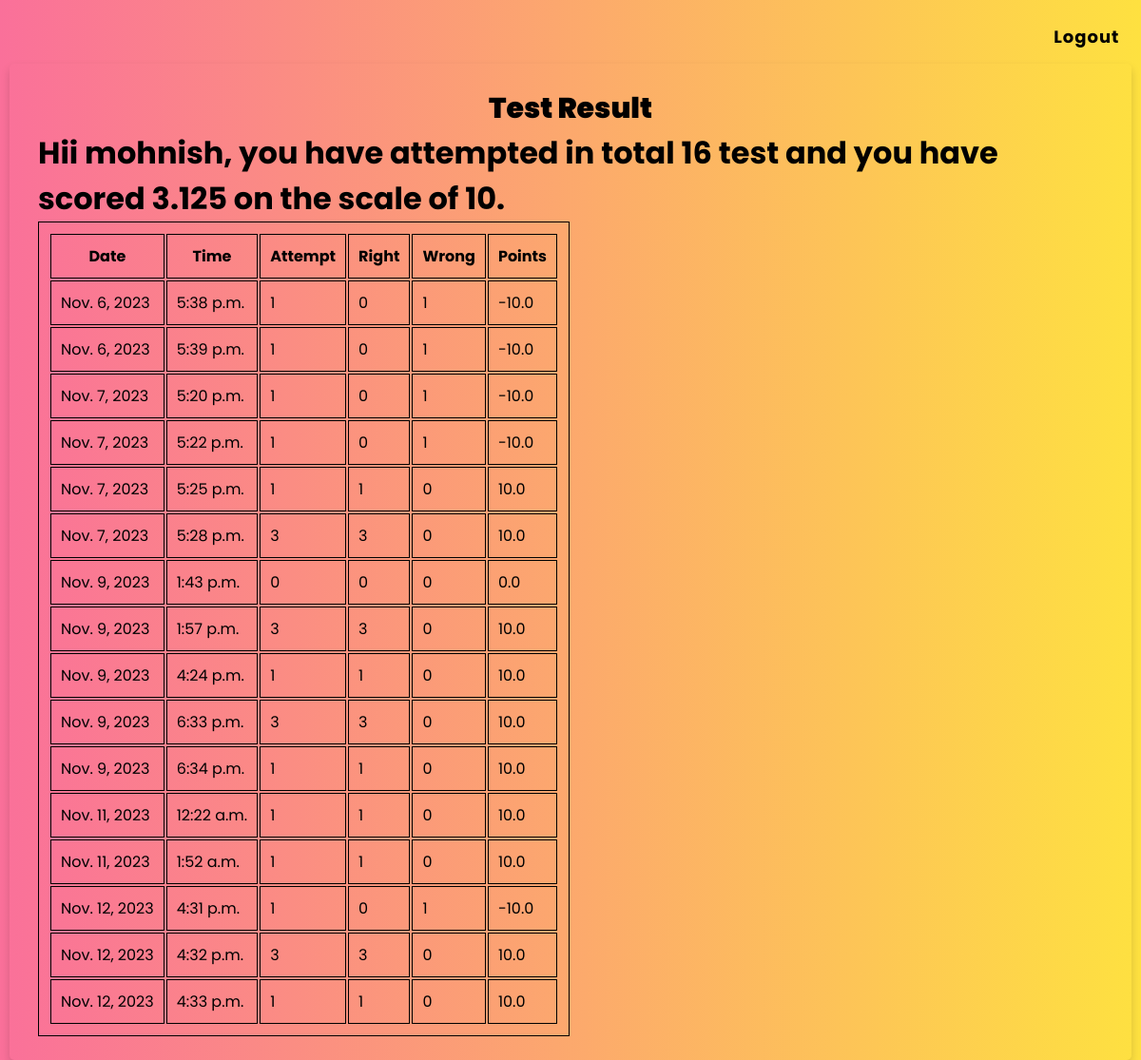
Page /OTS/test-history (signed in) on the committed database.
### OTS/models.py (models this page shows)
class Candidate(models.Model):
    username = models.CharField(primary_key=True, max_length=20)
    password = models.CharField(null=False, max_length=20)
    name = models.CharField(null=False, max_length=30)
    test_attempted = models.IntegerField(default=0)
    points = models.FloatField(default=0.0)

class Result(models.Model):
    result_id = models.BigAutoField(primary_key=True, auto_created=True)
    username = models.ForeignKey(Candidate, on_delete=models.CASCADE)
    date = models.DateField(auto_now=True)
    time = models.TimeField(auto_now=True)
    attempts = models.IntegerField()
    right = models.IntegerField()
    wrong = models.IntegerField()
    points = models.FloatField()

### OTS/views.py (the view)
# urls.py: path("test-history", testResultHistory, name="testhistory"),
def testResultHistory(request):
    if "name" not in request.session.keys():
        res = HttpResponseRedirect("login")
    candidate = Candidate.objects.filter(username=request.session["username"])
    results = Result.objects.filter(username_id=candidate[0].username)
    context = {"candidate": candidate[0], "results": results}
    res = render(request, "candidate_history.html", context)
    return res

### OTS/templates/candidate_history.html (shortened to what this page needs)
<!DOCTYPE html>
{% load static %}
<html lang="en">
<head>
    <link rel="stylesheet" href="{% static 'History.css' %}">
</head>
<body>
    <div class="logout">
        <a href="{% url 'OTS:logout' %}" target="_blank"><button type="button">Logout</button></a>
    </div>
    <div class="container">
        <div class="title">Test Result</div>
        <div class="content">
            <h1>Hii {{candidate.name}}, you have attempted in total {{candidate.test_attempted}} test and you have
                scored {{candidate.points}} on the scale of 10.</h1>
            <table>
                <tr>
                    <th>Date</th>
                    <th>Time</th>
                    <th>Attempt</th>
                    <th>Right</th>
                    <th>Wrong</th>
                    <th>Points</th>
                </tr>
                {% for r in results %}
                <tr>
                    <td>{{r.date}}</td>
                    <td>{{r.time}}</td>
                    <td>{{r.attempts}}</td>
                    <td>{{r.right}}</td>
                    <td>{{r.wrong}}</td>
                    <td>{{r.points}}</td>
                </tr>
                {% endfor %}
            </table>
        </div>
    </div>
</body>
</html>

### OTS/static/History.css (style rules this page uses)
:root { --folly: #F13652ff; --rusty-red: #E13545ff; --atomic-tangerine: #FC985Cff; --indigo-dye: #095278ff; --rich-black: #000813ff; }
* { margin: 0; padding: 0; box-sizing: border-box; font-family: 'Poppins', sans-serif; }
body { height: 100vh; padding: 10px; background: rgb(0, 8, 19); background-image: linear-gradient(to right, #fa709a 0%, #fee140 100%); background-position: center center; background-repeat: no-repeat; background-attachment: fixed; background-size: cover; }
.container { max-width: 100; width: 100%; background: transparent; padding: 25px 30px; border-radius: 5px; box-shadow: 0px 5px 10px rgba(0, 0, 0, 0.15); }
.container .title { text-align: center; font-size: 30px; font-weight: 1000; position: relative; cursor: default; }
.logout { display: block; top: 10px; left: 0; width: 100%; padding-left: 92%; margin: 5px 0px; }
.logout button { padding: 10px; height: 100%; width: 100%; border-radius: 5px; background: transparent; border: none; color: black; font-size: 18px; font-weight: 700; letter-spacing: 1px; cursor: pointer; text-decoration: none; }
table, th, td { border: 1px solid black; padding: 10px; }

### rows in the picture
Candidate: name "mohnish", test_attempted "16", points "3.125"
Result: date "Nov. 6, 2023", time "5:38 p.m.", attempts "1", right "0", wrong "1", points "-10.0"
Result: date "Nov. 6, 2023", time "5:39 p.m.", attempts "1", right "0", wrong "1", points "-10.0"
Result: date "Nov. 7, 2023", time "5:20 p.m.", attempts "1", right "0", wrong "1", points "-10.0"
Result: date "Nov. 7, 2023", time "5:22 p.m.", attempts "1", right "0", wrong "1", points "-10.0"
Result: date "Nov. 7, 2023", time "5:25 p.m.", attempts "1", right "1", wrong "0", points "10.0"
Result: date "Nov. 7, 2023", time "5:28 p.m.", attempts "3", right "3", wrong "0", points "10.0"
Result: date "Nov. 9, 2023", time "1:43 p.m.", attempts "0", right "0", wrong "0", points "0.0"
Result: date "Nov. 9, 2023", time "1:57 p.m.", attempts "3", right "3", wrong "0", points "10.0"
Result: date "Nov. 9, 2023", time "4:24 p.m.", attempts "1", right "1", wrong "0", points "10.0"
Result: date "Nov. 9, 2023", time "6:33 p.m.", attempts "3", right "3", wrong "0", points "10.0"
Result: date "Nov. 9, 2023", time "6:34 p.m.", attempts "1", right "1", wrong "0", points "10.0"
Result: date "Nov. 11, 2023", time "12:22 a.m.", attempts "1", right "1", wrong "0", points "10.0"
Result: date "Nov. 11, 2023", time "1:52 a.m.", attempts "1", right "1", wrong "0", points "10.0"
Result: date "Nov. 12, 2023", time "4:31 p.m.", attempts "1", right "0", wrong "1", points "-10.0"
Result: date "Nov. 12, 2023", time "4:32 p.m.", attempts "3", right "3", wrong "0", points "10.0"
Result: date "Nov. 12, 2023", time "4:33 p.m.", attempts "1", right "1", wrong "0", points "10.0"
